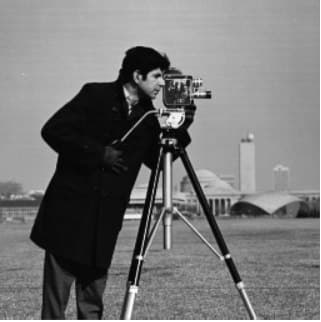
%> input picture Primary.jpg, 321 x 322 px
$ octave Code.m   (GNU Octave 9; MATLAB toolbox functions it lacks are replaced by stand-ins)
%> lines starting %> are read from the running program, lines starting %| are printed output that depends on the picture
primary = imread('Primary.jpg');
%> primary is the input picture: size 322x321x3 uint8; min 0, max 255, mean 119
imshow(primary);
temp = histeq(primary);
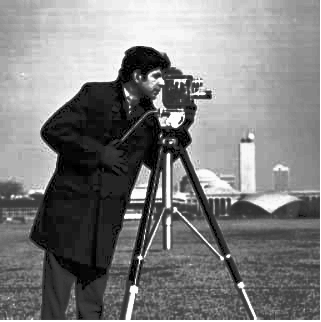
%> temp: size 322x321x3 uint8; min 0, max 255, mean 126.8
axis off
title('Primary Image');
imfinfo('Primary.jpg')


first_quantize_2 = (uint8(primary) / 2) * 2;
figure;
imshow(first_quantize_2);
axis off;
title('Quantize Level 2');
imwrite(first_quantize_2, 'Quantized_2.jpg');
imfinfo('Quantized_2.jpg')

first_quantize_8 = (uint8(primary) / 8) * 8;
figure;
imshow(first_quantize_8);
axis off;
title('Quantize Level 8');
imwrite(first_quantize_8, 'Quantized_8.jpg');
imfinfo('Quantized_8.jpg')

first_quantize_16 = (uint8(primary) / 16) * 16;
figure;
imshow(first_quantize_16);
axis off;
title('Quantize Level 16');
imwrite(first_quantize_16, 'Quantized_16.jpg');
imfinfo('Quantized_16.jpg')

first_quantize_128 = (uint8(primary) / 128) * 128;
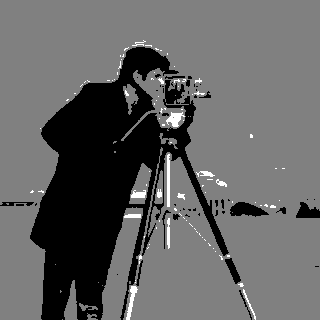
%> first_quantize_128: size 322x321x3 uint8; min 0, max 255, mean 100.3
figure;
imshow(first_quantize_128);
axis off;
title('Quantize Level 128');
imwrite(first_quantize_128, 'Quantized_128.jpg');
imfinfo('Quantized_128.jpg')
